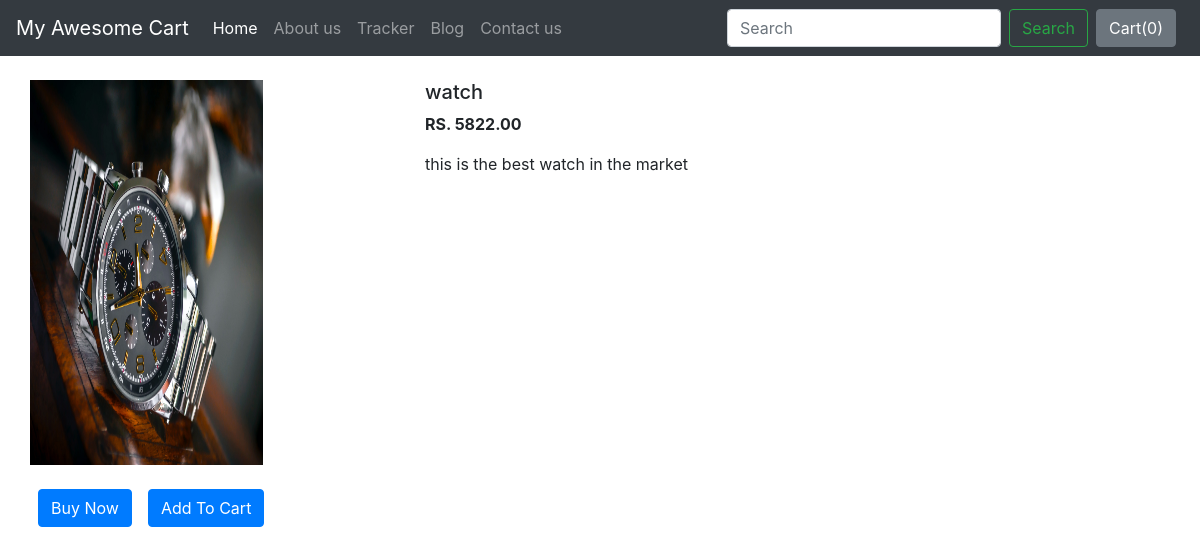
Screenshot of /shop/productview/1 with the database file from the repository.
### shop/models.py (models this page shows)
class Product(models.Model):
    product_id = models.AutoField  #interfield hai jo ki auto metically increment hoti hai (primary firld is automaticalli is in the model by default no need to add)
    product_name = models.CharField('Name', max_length=50)
    category = models.CharField(max_length=50,default="")
    subcategory = models.CharField(max_length=50,default="")
    price = models.DecimalField("Price", decimal_places=2, max_digits=5000000)
    desc = models.CharField(max_length=300)
    pub_date = models.DateField()
    image = models.ImageField(upload_to="shop/images",default="")
    def __str__(self):
       return self.product_name

### shop/views.py (the view)
# urls.py: path("productview/<int:id>",views.productview,name="productview"),
def productview(request,id):
    product = Product.objects.get(id=id)
    print(product)
    print(product)
    return render(request,"shop/productview.html",{'product':product})

### shop/templates/shop/productview.html (shortened to what this page needs)
{% extends 'shop/base.html' %}
{% load static %}
{% block csspath %}
<link rel="stylesheet" type="text/css" href="{% static 'shop/about.css' %}" />
{% endblock %}
{% block body %}
<div class="container my-4">
    <div class="row">
    <div class="col-md-4">
    <div class="row">
       <img src="/media//{{product.image}}" width="233px" height="385px">
    </div>
    <div class="row pt-4" >
        <button class="btn btn-primary mx-2"> Buy Now</button>
        <button class="btn btn-primary mx-2 "> Add To Cart</button>
    </div>
        </div>
    <div class="col-md-8">
        <h5>{{product.product_name}}</h5>
        <p><b>RS. {{product.price}}</b></p>
        <p>{{product.desc}}</p>
    </div>
        </div>
</div>
{% endblock %}

### rows the page displays
Product: image (picture), product_name "watch", price "5822.00", desc "this is the best watch in the market"
